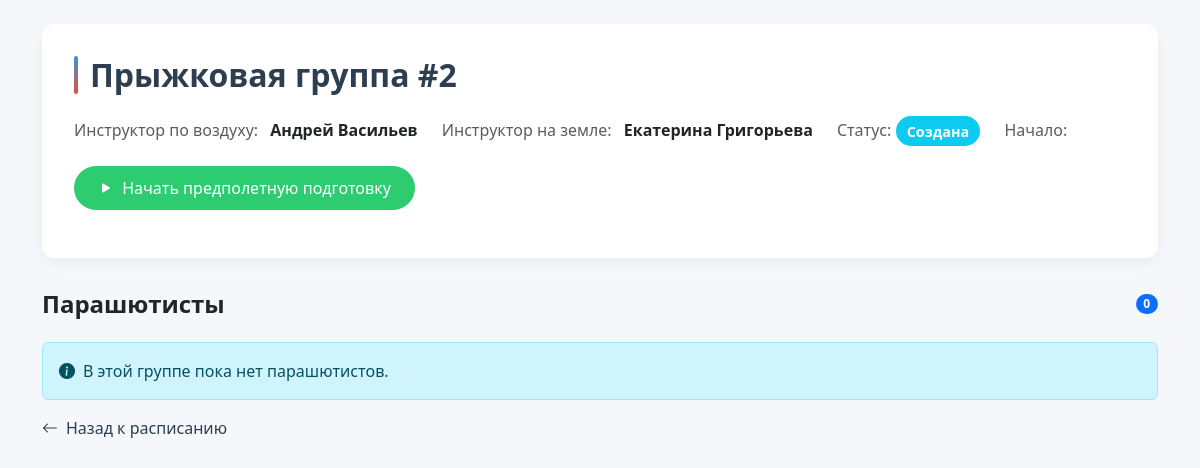
/instructors/4/jump_groups/2/, run on an earlier commit of the app's database.
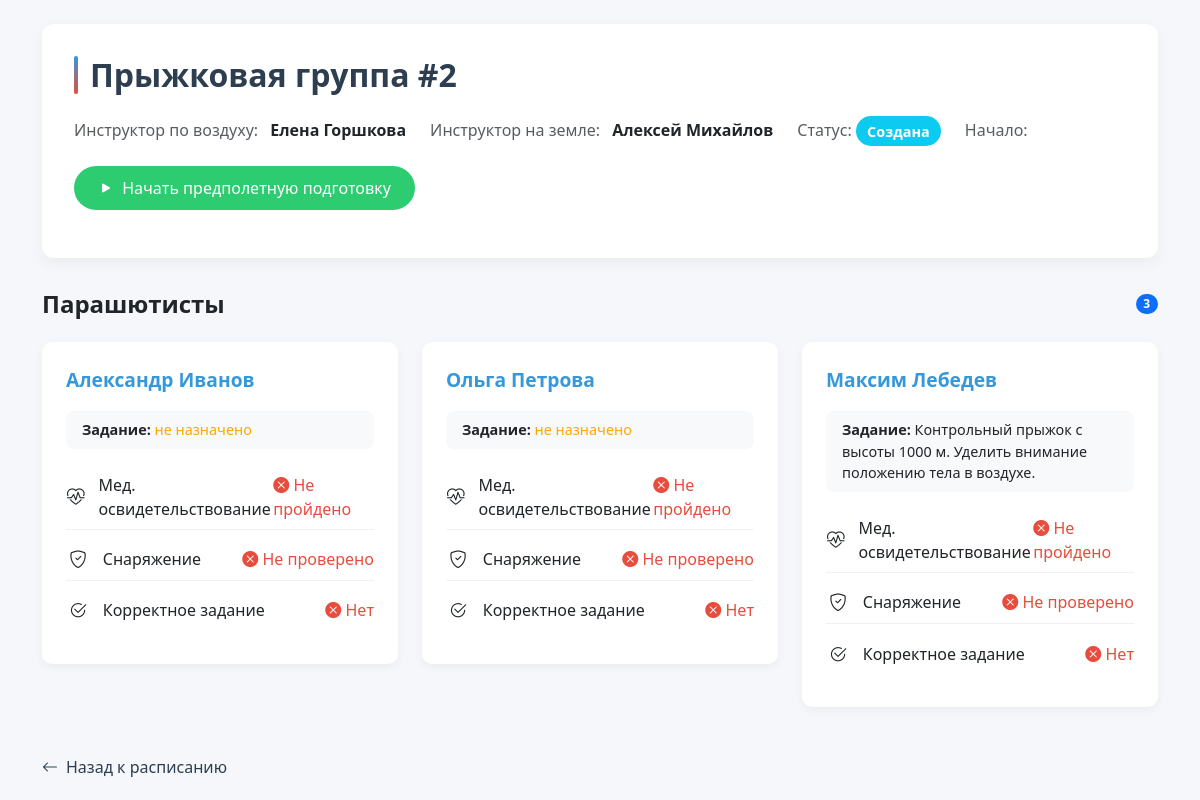
And on a later commit of the database.
### instructors/models.py (models this page shows, shortened)
class JumpGroup(models.Model):
    instructor_air = models.ForeignKey(Instructor, on_delete=models.CASCADE, related_name='air_instructor')
    instructor_ground = models.ForeignKey(Instructor, on_delete=models.CASCADE, related_name='ground_instructor')
    group_name = models.CharField(max_length=255, default="")
    start_date_time = models.DateTimeField(null=True, blank=True)
    end_date_time = models.DateTimeField(null=True, blank=True)
    jump_date = models.DateTimeField()
    aircraft_type = models.CharField(max_length=255)
    altitude = models.PositiveIntegerField(help_text="Высота в метрах")
    status = models.CharField(
        max_length=50,
        choices=[
            ('created', 'Создана'),
            ('Pre-Flight Preparation', 'Предполетная подготовка'),
            ('Jump In Progress', 'Прыжок в процессе'),
            ('Completed', 'Завершена'),
            ('Cancelled', 'Отменена')
        ],
        default='Created'
    )

class Instructor(models.Model):
    instructor_id = models.AutoField(primary_key=True)
    first_name = models.CharField(max_length=255)
    middle_name = models.CharField(max_length=255)
    last_name = models.CharField(max_length=255)
    contact_info = models.CharField(max_length=255)
    qualification = models.CharField(max_length=50)
    status = models.CharField(max_length=50)

class JumpGroupParachutist(models.Model):
    parachutist = models.ForeignKey(Parachutist, on_delete=models.CASCADE)
    jump_group = models.ForeignKey(JumpGroup, on_delete=models.CASCADE)
    request_status = models.CharField('Статус заявки', max_length=50, choices=[('Pending', 'Ожидает'), ('Approved', 'Одобрена'),
                                                              ('Denied', 'Отклонена')], default='Pending')
    medical_checkup_passed = models.BooleanField('Медицинское освидетельствование', default=False)
    """
    Проверка состояния здоровья на месте.
    """
    equipment_checked = models.BooleanField('Снаряжение проверено', default=False)
    correct_assignment = models.BooleanField('Корректное задание', default=False)

class Parachutist(models.Model):
    parachutist_id = models.AutoField(primary_key=True)
    first_name = models.CharField(max_length=255)
    middle_name = models.CharField(max_length=255)
    last_name = models.CharField(max_length=255)
    contact_info = models.CharField(max_length=255)

class JumpAssignment(models.Model):
    parachutist = models.ForeignKey(Parachutist, on_delete=models.CASCADE)
    jump_group = models.ForeignKey(JumpGroup, on_delete=models.CASCADE)
    task = models.TextField()
    score = models.PositiveSmallIntegerField(null=True, blank=True,
                                             choices=[(i, str(i)) for i in range(6)])  # Оценка от 0 до 5
    completed = models.BooleanField(default=False)  # Фиксация выполнения прыжка

### instructors/views.py (the view)
def jump_group_detail(request, instructor_id, jump_group_id):
    instructor = get_object_or_404(Instructor, instructor_id=instructor_id)
    jump_group = get_object_or_404(JumpGroup, id=jump_group_id)
    return render(request, 'jump_group_detail.html', {
        'instructor': instructor,
        'jump_group': jump_group,
        'request_data': get_parachutists_for_jump_group_detail(jump_group=jump_group),
    })

### instructors/views.py (called while the page is built)
def get_parachutists_for_jump_group_detail(jump_group):
    if jump_group.status == 'Jump In Progress':
        jump_group_parachutists = JumpGroupParachutist.objects.filter(jump_group=jump_group, request_status='Approved')
    else:
        jump_group_parachutists = JumpGroupParachutist.objects.filter(jump_group=jump_group)
    request_data = []
    for jgp in jump_group_parachutists:
        assignment = JumpAssignment.objects.filter(parachutist=jgp.parachutist, jump_group=jump_group).first()
        task = assignment.task if assignment else None
        request_data.append({
            'request': jgp,  # Сам объект JumpGroupParachutist
            'task': task
        })
    return request_data

### instructors/templates/jump_group_detail.html (shortened to what the changed rows need)
<!DOCTYPE html>
<html lang="ru">
<head>
    <link href="https://cdn.jsdelivr.net/npm/bootstrap@5.3.0/dist/css/bootstrap.min.css" rel="stylesheet">
    <link href="https://cdn.jsdelivr.net/npm/bootstrap-icons@1.10.0/font/bootstrap-icons.css" rel="stylesheet">
</head>
<body>
    <div class="container py-4">
        <div class="group-header">
            <h1 class="group-title">Прыжковая группа #{{ jump_group.id }}</h1>
            <div class="d-flex flex-wrap align-items-center mb-3">
                <div class="me-4 mb-2">
                    <span class="text-muted">Инструктор по воздуху:</span>
                    <span class="fw-bold ms-2">{{ jump_group.instructor_air.first_name }} {{ jump_group.instructor_air.last_name }}</span>
                </div>
                <div class="me-4 mb-2">
                    <span class="text-muted">Инструктор на земле:</span>
                    <span class="fw-bold ms-2">{{ jump_group.instructor_ground.first_name }} {{ jump_group.instructor_ground.last_name }}</span>
                </div>
                <div class="me-4 mb-2">
                    <span class="text-muted">Статус:</span>
                    <span class="info-badge bg-{% if jump_group.status == 'completed' %}success text-white fw-semibold{% elif jump_group.status == 'Jump In Progress' %}warning fw-semibold{% else %}info text-white fw-semibold{% endif %}">
                        {{ jump_group.get_status_display }}
                    </span>
                </div>
                <div class="me-4 mb-2">
                </div>
            </div>
            <div class="d-flex flex-wrap">
                {% if jump_group.status == 'created' %}
                    <a href="{% url 'start_pre_flight_preparation' instructor_id=instructor.instructor_id jump_group_id=jump_group.id %}" class="btn btn-action btn-start">
                    </a>
                {% elif jump_group.status == 'Pre-Flight Preparation' %}
                    <a href="{% url 'complete_pre_flight_preparation' instructor_id=instructor.instructor_id jump_group_id=jump_group.id %}" class="btn btn-action btn-complete">
                        <i class="bi bi-check-circle-fill me-1"></i> Завершить предполетную подготовку
                    </a>
                {% endif %}
            </div>
        </div>
        <div class="d-flex justify-content-between align-items-center mb-4">
            <h2 class="mb-0" style="font-size: 1.5rem; font-weight: 600;">Парашютисты</h2>
            <span class="badge bg-primary rounded-pill">{{ request_data|length }}</span>
        </div>
        {% if request_data %}
            <div class="row">
                {% for item in request_data %}
                <div class="col-md-6 col-lg-4 mb-4">
                    <div class="parachutist-card">
                        <div class="d-flex justify-content-between align-items-start mb-3">
                            {% if jump_group.status == 'Pre-Flight Preparation' %}
                                <a href="{% url 'edit_jump_checkpoint' instructor_id=instructor.instructor_id jump_group_id=jump_group.id parachutist_id=item.request.parachutist.parachutist_id %}"
                                   class="parachutist-name">
                                    {{ item.request.parachutist.first_name }} {{ item.request.parachutist.last_name }}
                                </a>
                                <a href="{% url 'edit_jump_checkpoint' instructor_id=instructor.instructor_id jump_group_id=jump_group.id parachutist_id=item.request.parachutist.parachutist_id %}"
                                   class="btn btn-sm btn-edit">
                                    <i class="bi bi-pencil"></i>
                                </a>
                            {% else %}
                                <span class="parachutist-name">
                                    {{ item.request.parachutist.first_name }} {{ item.request.parachutist.last_name }}
                                </span>
                            {% endif %}
                        </div>
                        <div class="task-item mb-3">
                            <strong>Задание:</strong>
                            {% if item.task %}
                                {{ item.task }}
                            {% else %}
                                <span class="not-assigned">не назначено</span>
                            {% endif %}
                        </div>
                        <div class="checkpoint-item">
                            <div class="checkpoint-icon">
                                <i class="bi bi-heart-pulse"></i>
                            </div>
                            <div class="flex-grow-1">Мед. освидетельствование</div>
                            <span class="{% if item.request.medical_checkup_passed %}passed{% else %}failed{% endif %}">
                                {% if item.request.medical_checkup_passed %}<i class="bi bi-check-circle-fill"></i> Пройдено{% else %}<i class="bi bi-x-circle-fill"></i> Не пройдено{% endif %}
                            </span>
                        </div>
                        <div class="checkpoint-item">
                            <div class="checkpoint-icon">
                                <i class="bi bi-shield-check"></i>
                            </div>
                            <div class="flex-grow-1">Снаряжение</div>
                            <span class="{% if item.request.equipment_checked %}passed{% else %}failed{% endif %}">
                                {% if item.request.equipment_checked %}<i class="bi bi-check-circle-fill"></i> Проверено{% else %}<i class="bi bi-x-circle-fill"></i> Не проверено{% endif %}
                            </span>
                        </div>
                        <div class="checkpoint-item" style="border-bottom: none;">
                            <div class="checkpoint-icon">
                                <i class="bi bi-check2-circle"></i>
                            </div>
                            <div class="flex-grow-1">Корректное задание</div>
                            <span class="{% if item.request.correct_assignment %}passed{% else %}failed{% endif %}">
                                {% if item.request.correct_assignment %}<i class="bi bi-check-circle-fill"></i> Да{% else %}<i class="bi bi-x-circle-fill"></i> Нет{% endif %}
                            </span>
                        </div>
                    </div>
                </div>
                {% endfor %}
            </div>
        {% else %}
            <div class="alert alert-info d-flex align-items-center">
                <i class="bi bi-info-circle-fill me-2"></i>
                В этой группе пока нет парашютистов.
            </div>
        {% endif %}
        <a href="{% url 'instructor_schedule' instructor_id=instructor.instructor_id %}" class="btn-back">
            <i class="bi bi-arrow-left me-2"></i> Назад к расписанию
        </a>
    </div>
</body>
</html>

What changed in the data, as far as the page shows it:
changed JumpGroup "Создана": instructor_air.first_name "Андрей" → "Елена"; instructor_air.last_name "Васильев" → "Горшкова"; instructor_ground.first_name "Екатерина" → "Алексей"; instructor_ground.last_name "Григорьева" → "Михайлов"
now on this page (row edited): JumpGroupParachutist: request.parachutist.first_name "Александр", request.parachutist.last_name "Иванов", shows "не назначено", medical_checkup_passed False (drawn), equipment_checked False (drawn), correct_assignment False (drawn)
added JumpGroupParachutist: request.parachutist.first_name "Ольга", request.parachutist.last_name "Петрова", shows "не назначено", medical_checkup_passed False (drawn), equipment_checked False (drawn), correct_assignment False (drawn)
added JumpGroupParachutist: request.parachutist.first_name "Максим", request.parachutist.last_name "Лебедев", task "Контрольный прыжок с высоты 1000 м. Уделить внимание положению тела в воздухе.", medical_checkup_passed False (drawn), equipment_checked False (drawn), correct_assignment False (drawn)
Also different on the page:
{{ request_data|length }}: "0" → "3"
text no longer shown: "В этой группе пока нет парашютистов."
